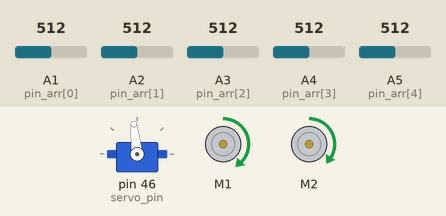
Recording of a sketch running on a simulated Arduino Mega 2560, built with avr-gcc and run on an emulated ATmega2560. Shown: servo, 2 × DC motor (green arrow = forward, orange = backward, longer = faster). The inputs (shaded band) are chosen by the test bench; at power-on: A1 (pin_arr[0]) = 512, A2 (pin_arr[1]) = 512, A4 (pin_arr[3]) = 512, A5 (pin_arr[4]) = 512, A3 (pin_arr[2]) = 512.

Above: at 1.2 s.
1.3 s: A1 (pin_arr[0]) set to 716
At 2.2 s:
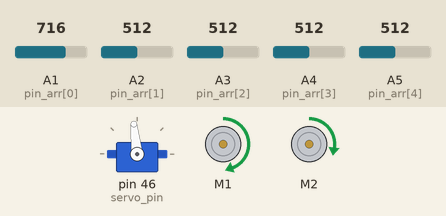
2.8 s: A2 (pin_arr[1]) set to 716
At 3.3 s:
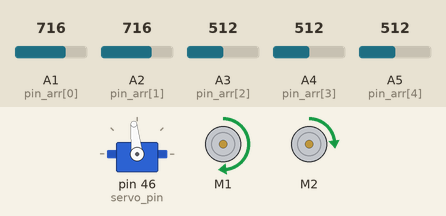
4.3 s: A4 (pin_arr[3]) set to 716
At 5.5 s:
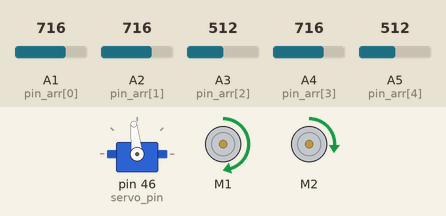
5.8 s: A5 (pin_arr[4]) set to 716
At 6.8 s:
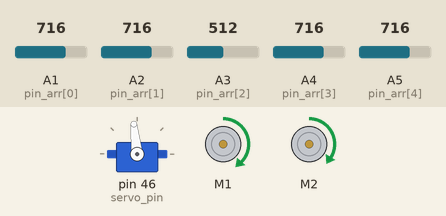
7.3 s: A1 (pin_arr[0]) set to 992
At 8.0 s:
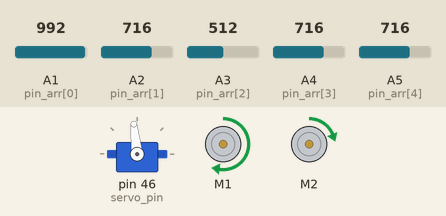
8.8 s: A3 (pin_arr[2]) set to 716
At 9.1 s:
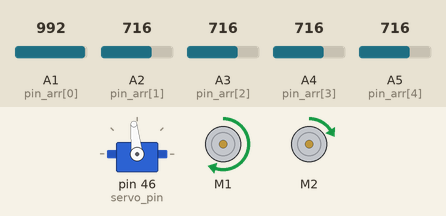
Timing chart, 0 to 11.3 s (numbered marks = the images above; inputs shaded):
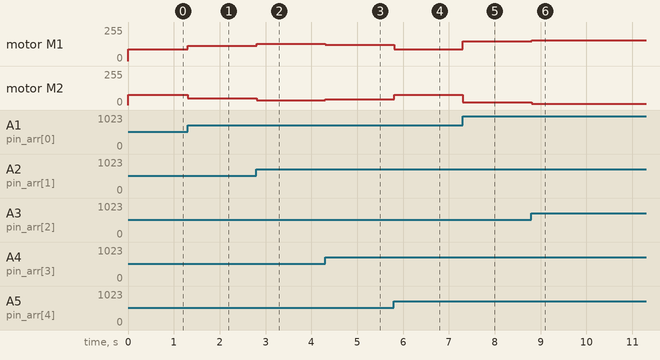

The sketch:

PID_linefollower.ino
```cpp
/*
 * Ngima Hyolmo (Nima)
 * NEET AM
 * Intro to Autonomous Machines
 */


//DC MOTOR, MOTOR SHIELD and SENSOR SHIELD:

#include <DRV8835MotorShield.h>
DRV8835MotorShield motors;

//Line following IR sensor:
int pin_arr[5] = {A1,A2,A3,A4,A5};
float  y_arr[5]; //for vector valued output from each IR sensors
const float maxim = 990.0;
const float minim = 150.0;

//PID Variables:
int y = 3; //target value
float integral = 0.0;
float previousError = 0.0;


float x = 1.5; //with 1.5, 100 and 40 worked best
int leftspeed = 80.0*x;
int rightspeed = 95.0*x;


float Kp = 140.0*x; //Proportional parameter
float Ki = 0.0;     //Integral Parameter
float Kd = 40.0*x;  //Derivative parameter
float delta_t = 1.5;//Time between subsequent change

float t_start;
float t_end;


//Servo Motor:
#include <Servo.h>
Servo myservo;
#define servo_pin 46

const int offset = 6;
int servoPosition = 96;    // variable to store the servo position


void setup() {
  float t_0 = millis();
  Serial.begin(9600);
  myservo.attach(servo_pin);
  myservo.write(offset+90);
  //Line following sensor:
  for (int i = 0; i<5; i++) {
    pinMode(pin_arr[i],INPUT);
  }
}


void loop () {
  float StartTime = micros();

  //Calculating sensor output:
  float y_prime = 0.0; //output from sensor (to be updated)
  float sum = 0.0;
  for (int i = 0; i<5; i++) {
    float yi = ((float)analogRead(pin_arr[i]) - minim)/(maxim-minim); //scaling between 0 and 1
    y_arr[i] = yi;
    sum += yi;
    y_prime += (1- yi)*i;
  }


  //Intersection case:
  if ((y_arr[0] <= 0.2 and y_arr[2] <= 0.2) or (y_arr[4] <= 0.2 and y_arr[2] <= 0.2)) {
    motors.setM1Speed(rightspeed);
    motors.setM2Speed(leftspeed);
    delay(300);
  }


  //General case:
  else {
    y_prime = y_prime/(5 - sum) + 1.0;
    float error = y - y_prime;

    //PID:
    integral += error * delta_t; //right reimann sum or right rectangle piece-wise approx.
    float derivative = (error - previousError)/delta_t; //forward difference or forward Euler

    float del = Kp*error + Ki*integral + Kd*derivative;
    previousError = error;


    //MOTOR CONTROL:
    motors.setM1Speed(rightspeed -del);
    motors.setM2Speed(leftspeed  +del);


    //NO CODES DOWN HERE:
    //MAKING SURE time difference is exactly delta_t
    float CurrentTime = micros();
    float elapsedTime = ((CurrentTime - StartTime))/1000.0;
    delay(delta_t - elapsedTime); //For the difference in times between two subsequent output to be 'exactly' 1000 milliseconds
  }
}
```

Measured:
- after the input at 1.3 s, motor M1: forward 90/255 → forward 115/255 at once; motor M2: forward 76/255 → forward 51/255 at once
- after the input at 2.8 s, motor M1: forward 115/255 → forward 131/255 at once; motor M2: forward 51/255 → forward 35/255 at once
- after the input at 4.3 s, motor M1: forward 131/255 → forward 121/255 at once; motor M2: forward 35/255 → forward 45/255 at once
- after the input at 5.8 s, motor M1: forward 121/255 → forward 90/255 at once; motor M2: forward 45/255 → forward 76/255 at once
- after the input at 7.3 s, motor M1: forward 90/255 → forward 147/255 at once; motor M2: forward 76/255 → forward 19/255 at once
- after the input at 8.8 s, motor M1: forward 147/255 → forward 157/255 at once; motor M2: forward 19/255 → forward 8/255 at once
